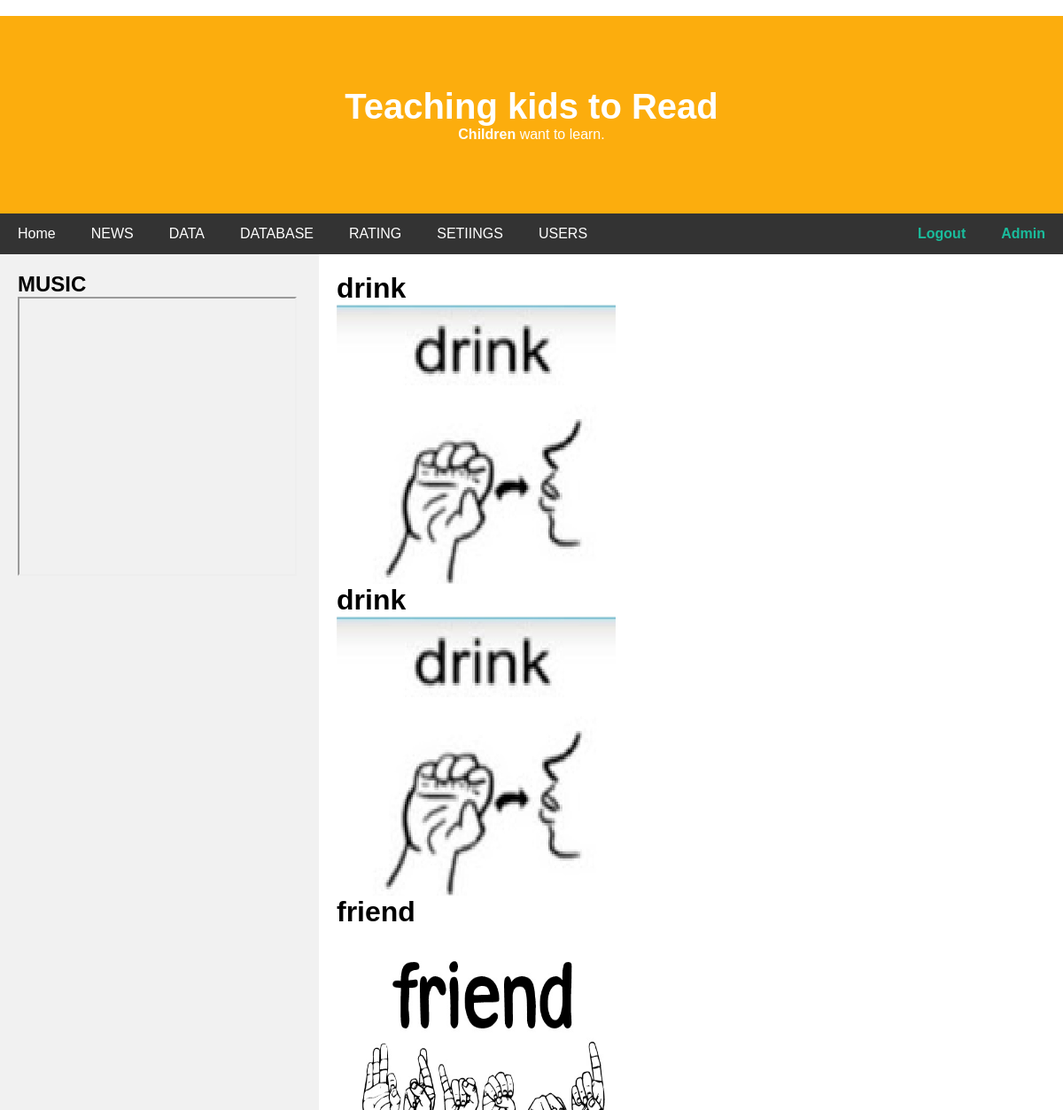
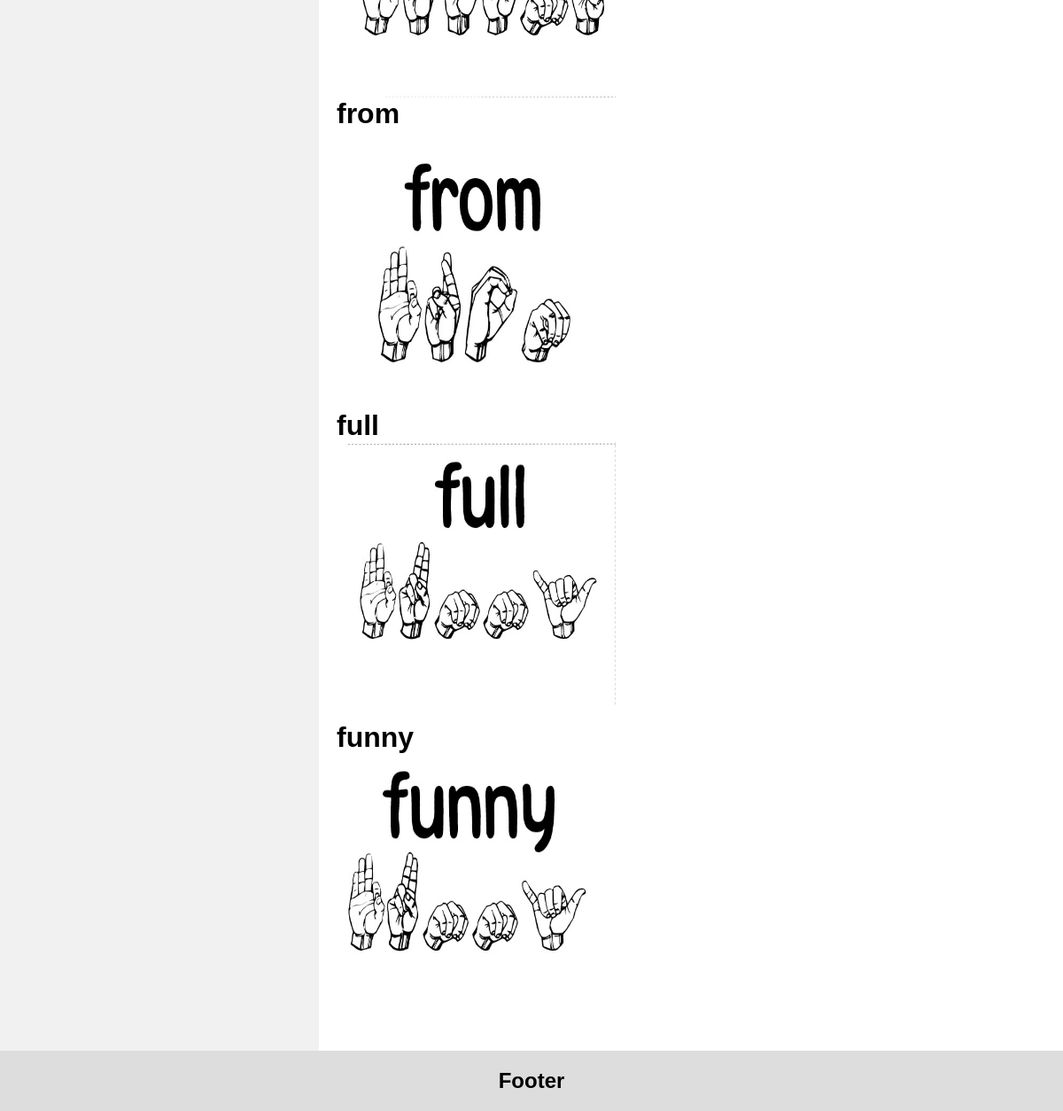
/STUDENT_WORDS/ (signed in), run on the app's committed database (2 pictures, top to bottom).
### myhome/models.py (models this page shows, shortened)
class Words(models.Model):
    name=models.CharField(max_length=256)
    img=models.ImageField(upload_to='words/')

### myhome/views.py (the view)
# urls.py: url(r'^STUDENT_WORDS/$',views.STUDENT_Words_view, name='STUDENT_WORDS'),
def STUDENT_Words_view(request):
    return render(
        request,
        'USERS/STUDENT/Words.html',context = {"WORDS":Words.objects.all}
    )

### templates/USERS/STUDENT/Words.html (shortened to what this page needs)
{% extends 'project_site.html' %}
{% block content2 %}
    {% for obj in WORDS %}
        <h1>{{ obj.name }}</h1>
        <img src="{{ obj.img.url }}" alt="img" width="315" height="315">
    {% endfor %}
{% endblock %}

### templates/Project_site.html (shortened to what this page needs)
﻿<!DOCTYPE html>
<html lang="en">
<head>
</head>
<body>
<div class="header">
  <h1>Teaching kids to Read</h1>
  <p> <b>Children</b> want to learn.</p>
</div>
<div class="navbar">
  <a  {% if location == 'HOME' %} class="active" {% endif %}href="{% url 'HOME' %}">Home</a>
  <a {% if location == 'NEWS' %} class="active" {% endif %}href="{% url 'NEWS' %}"> NEWS</a>
    {% if user.is_authenticated %}
        {% if user.is_superuser %}
             <a  {% if location == 'ADMIN_DATA' %} class="active" {% endif %}href="{% url 'ADMIN_DATA' %}">DATA</a>
             <a {% if location == 'ADMIN_MESS' %} class="active" {% endif %}href="{% url 'ADMIN_MESS' %}"> DATABASE</a>
             <a  {% if location == 'ADMIN_RATING' %} class="active" {% endif %}href="{% url 'ADMIN_RATING' %}">RATING</a>
             <a  {% if location == 'ADMIN_SETTINGS' %} class="active" {% endif %}href="{% url 'ADMIN_SETTINGS' %}">SETIINGS</a>
            <a  {% if location == 'ADMIN_USERS' %} class="active" {% endif %}href="{% url 'ADMIN_USERS' %}">USERS</a>
        {% endif %}
        <a style="color:#1abc9c; float:right;" ><b>{{user.username|title}}</b></a>
        <a style="color:#1abc9c; float:right;" href="logout"><b>Logout</b></a>
    {% else %}
        <a style="color:#1abc9c; float:right;" href="login"><b>Login</b></a>
        <a style="color:#1abc9c; float:right;" href="register"><b>Register</b></a>
    {% endif %}
</div>
<div class="row">
    <div class="side">
        {% block content1 %}
            {% if user.is_authenticated %}
                {% if user.is_superuser %}
                    <h2>MUSIC</h2>
                    <iframe width="315" height="315" src="https://youtube.com/embed/ql4S8z1jW8I?autoplay=1"></iframe>
                {% endif %}
            {% else %}
                    <div class="fakeimg" style="height:200px;">Image</div>
                    <img src="media/image/drink.jpg" alt="photo" width="315" height="315">
                    <div class="fakeimg" style="height:60px;">Image</div><br>
                    <div class="fakeimg" style="height:60px;">Image</div><br>
                    <div class="fakeimg" style="height:60px;">Image</div>
            {% endif %}
        {% endblock %}
    </div>
    <div class="main">
        {% block content2 %}{% endblock %}
    </div>
</div>
<div class="footer">
  <h2>Footer</h2>
</div>
</body>
</html>

### templates/Project_site.html (style rules this page uses)
* { box-sizing: border-box; }
body { font-family: Arial, Helvetica, sans-serif; margin: 0; }
* { margin:0px; padding:0px; font-family:Helvetica, Arial, sans-serif; }
.header { padding: 80px; text-align: center; background: #fcad0d; color: white; }
.header h1 { font-size: 40px; }
.navbar { overflow: hidden; background-color: #333; position: sticky; position: -webkit-sticky; top: 0; }
.navbar a { float: left; display: block; color: white; text-align: center; padding: 14px 20px; text-decoration: none; }
.row { display: -ms-flexbox; display: flex; -ms-flex-wrap: wrap; flex-wrap: wrap; }
.side { -ms-flex: 20%; flex: 20%; background-color: #f1f1f1; padding: 20px; }
.main { -ms-flex: 60%; flex: 60%; background-color: white; padding: 20px; }
.footer { width: 100%; padding: 20px; text-align: center; background: #ddd; }

### data on the page
Words: name "drink", img (picture)
Words: name "drink", img (picture)
Words: name "friend", img (picture)
Words: name "from", img (picture)
Words: name "full", img (picture)
Words: name "funny", img (picture)

### other printed values
{{ user.username|title }} "Admin"
